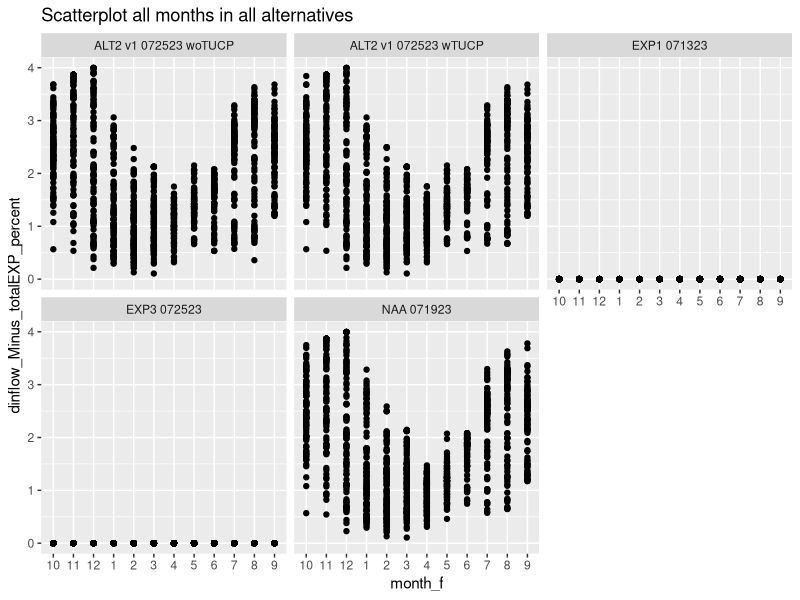
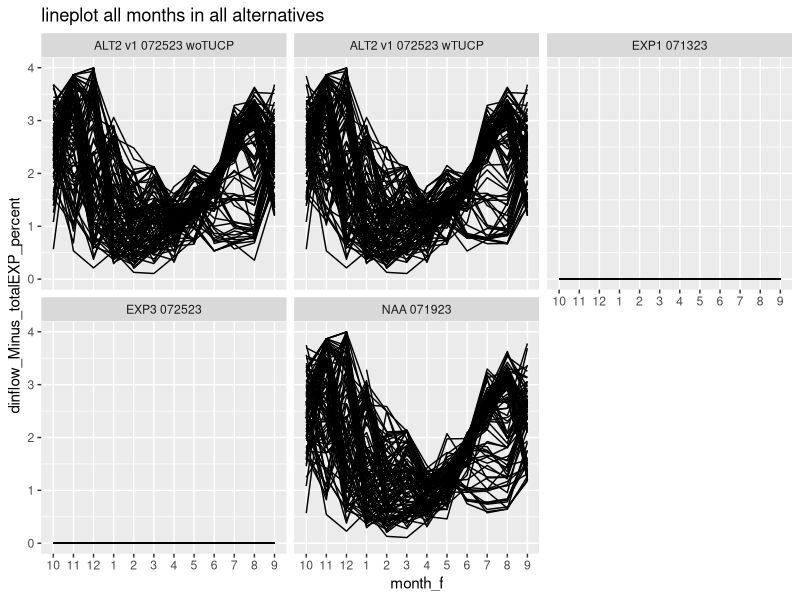
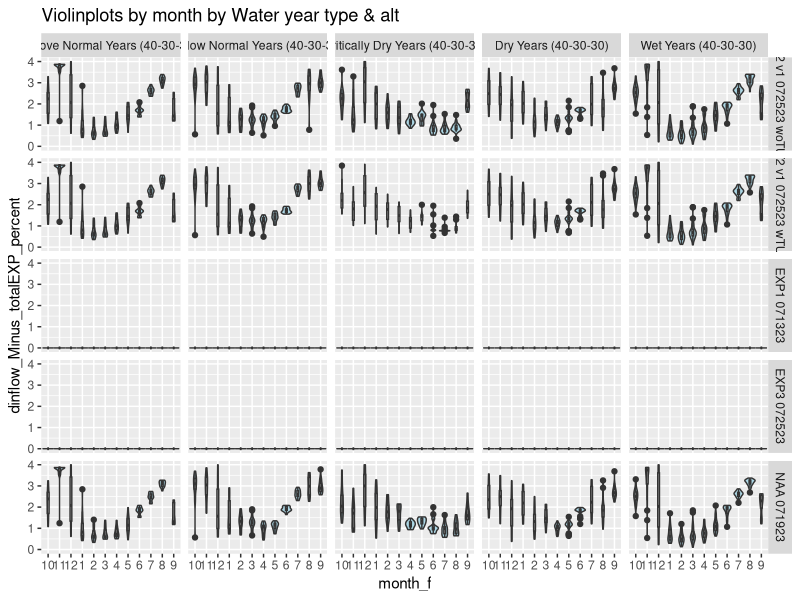
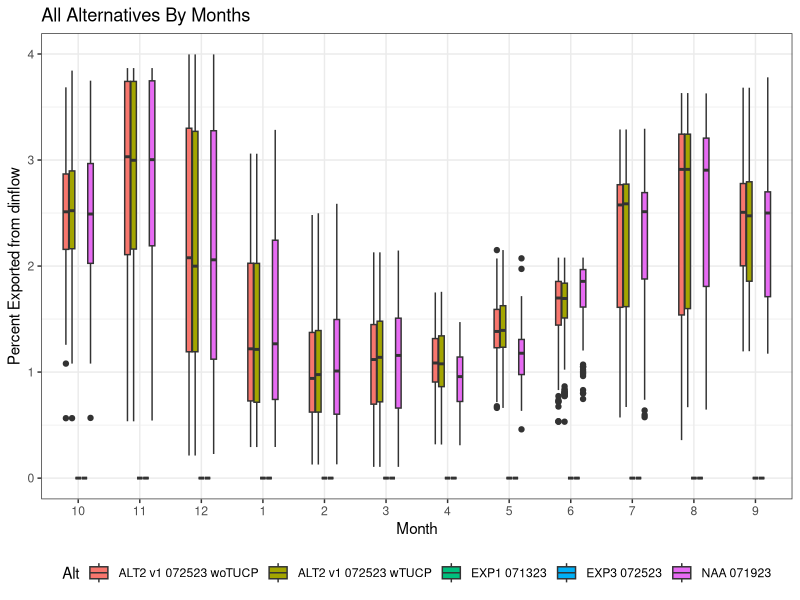
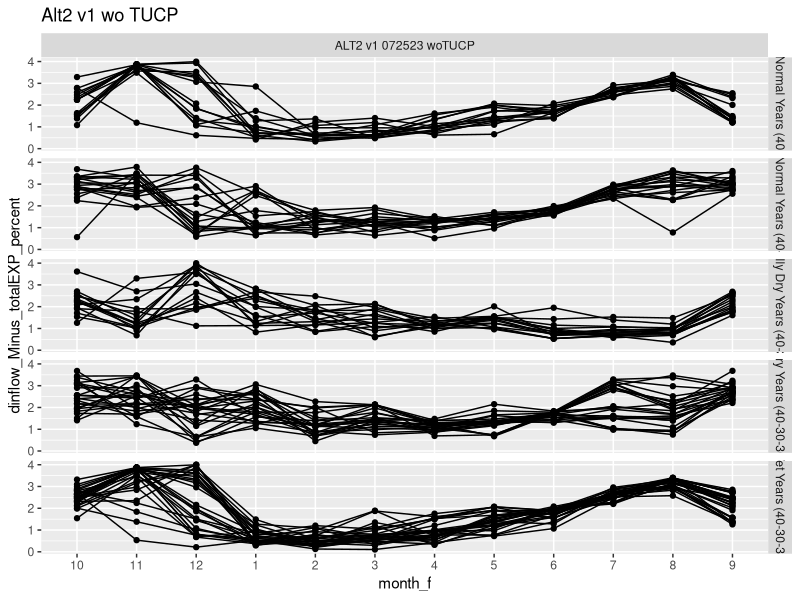
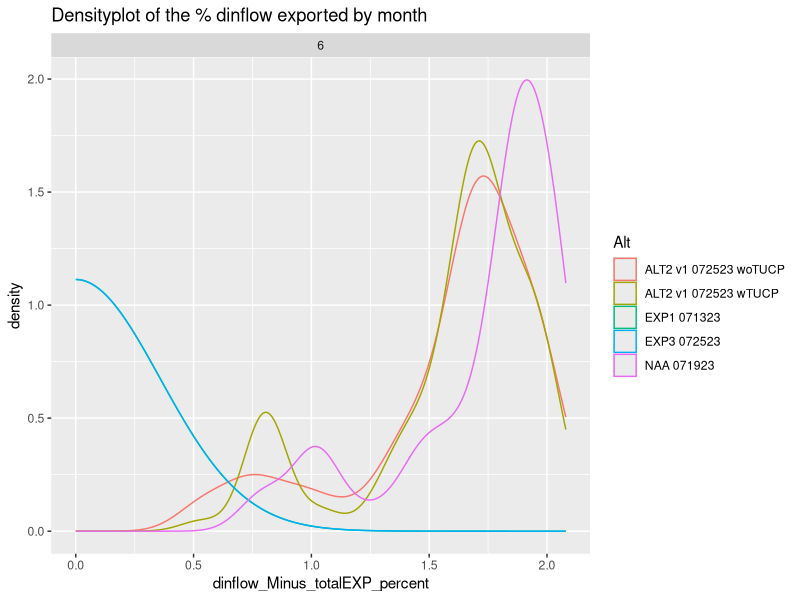
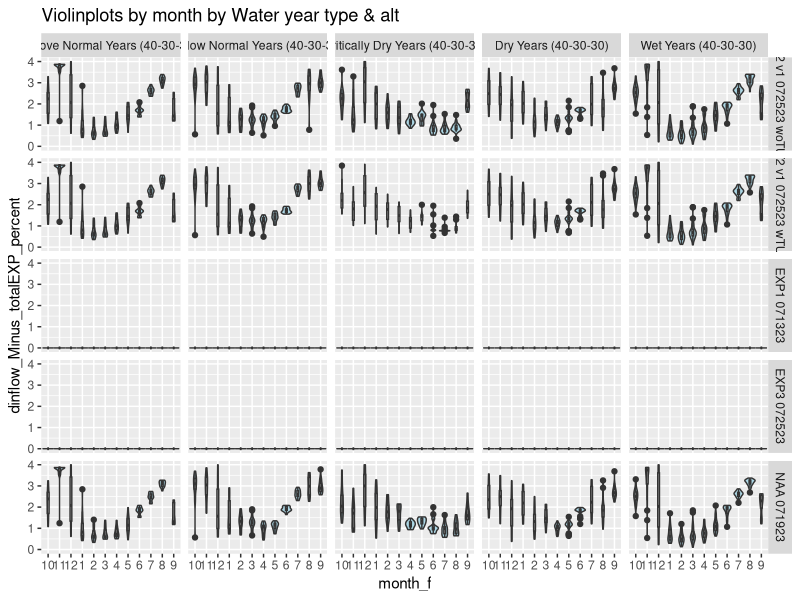
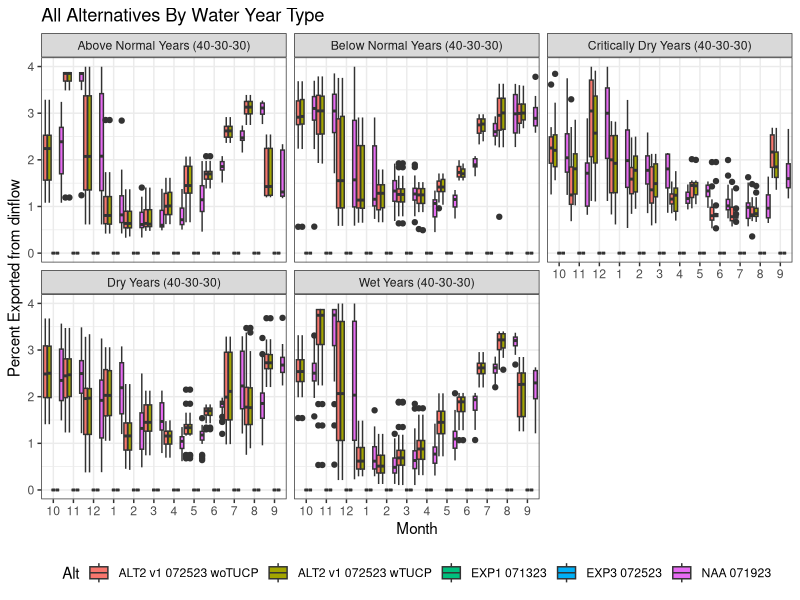

These charts were generated, in order, by the following R code:
#Script is part of the I. OMR Volumetric Influence line of evidence

#Purpose: Assemble data file for use in (file to be named later) from raw CAlSIM exported data

#Packages -----
library(tidyverse)
library(readr)

#load data files----

#Delta Outflow
DO_AllAlts <- read_csv("Data/DO_AllAlts.csv", 
                       col_types = cols(...1 = col_skip()))
#View(DO_AllAlts)

#Delta Exports
EXP_AllAlts <- read_csv("Data/EXP_AllAlts.csv", 
                        col_types = cols(...1 = col_skip()))
#View(EXP_AllAlts)

#North of Delta Inflow (dinflow)
dinflow_AllAlts <- read_csv("Data/dinflow_AllAlts.csv", 
                         col_types = cols(...1 = col_skip()))
#View(dinflow_AllAlts)

#water Year types (applies to all alternatives)
WYtype_All <- read_csv("Data/WYtype_All.csv", 
                       col_types = cols(...1 = col_skip()))
#View(WYtype_All)

#Combine data files----
DOtodinflow_join <- left_join(DO_AllAlts, dinflow_AllAlts, join_by(Alt, Date)) 

#view(DOtodinflow_join)

DOtodinflowtoEXP_join <- left_join(DOtodinflow_join, EXP_AllAlts, join_by(Alt, Date)) 

#view(DOtodinflowtoEXP_join)

DOtodinflowtoEXP_join$Date <- as.POSIXct(DOtodinflowtoEXP_join$Date)

DOtodinflowtoEXP_join <- DOtodinflowtoEXP_join %>% mutate(year = year(Date))

DOtodinflowtoEXPtoWY_join <- left_join(DOtodinflowtoEXP_join, WYtype_All, 
                                    join_by(year == Year_WY))
#view(DOtodinflowtoEXPtoWY_join)

#Data Analysis----

#Rename object for ease
vol_influ <- DOtodinflowtoEXPtoWY_join

#View(vol_influ)
#Manipulates the data table and created variables for the visualizations
vol_influ_diff <- vol_influ %>% 
  mutate(totalEXP = JonesExp + BanksExpSWP + BanksExpCVP) %>% 
  mutate(dinflow_Minus_totalEXP_CFS = dinflow - totalEXP) %>% 
  mutate(dinflow_Minus_totalEXP_percent = (totalEXP/dinflow)*100) %>% 
  mutate(month = month(Date)) %>%  
  mutate(month_f = factor(month, levels = c(10,11,12,1,2,3,4,5,6,7,8,9))) %>% 
  mutate(year = year(Date))
  
class(vol_influ_diff$month_f)
view(vol_influ_diff)

#Figures----

#scatter plot 
ggplot(vol_influ_diff, aes(x= month_f, y=dinflow_Minus_totalEXP_percent)) + 
  geom_point()+
  labs(title = "Scatterplot all months in all alternatives")+
  facet_wrap(~Alt)

ggplot(vol_influ_diff, aes(x= month_f, y=dinflow_Minus_totalEXP_percent, group = year)) + 
  geom_line()+
  labs(title = "lineplot all months in all alternatives")+
  facet_wrap(~Alt)

#Violinplots by month by Water year type & alt
ggplot(vol_influ_diff, aes(x=month_f, y=dinflow_Minus_totalEXP_percent)) + 
  geom_violin(fill = "light blue")+
  geom_boxplot(width=0.15)+
  labs(title = "Violinplots by month by Water year type & alt")+
  facet_grid(Alt~Wytype)

#box plot of all alternatives by month
ggplot(vol_influ_diff, aes(x=month_f, y=dinflow_Minus_totalEXP_percent, fill = Alt)) + 
  geom_boxplot(width=0.5)+
  labs(title = "All Alternatives By Months")+
  xlab("Month")+
  ylab("Percent Exported from dinflow")+
  theme_bw()+
  theme(legend.position = "bottom")



#filtered by alternative
Alt2v1woTUCP <- vol_influ_diff %>% filter(Alt == "ALT2 v1 072523 woTUCP")

ggplot(Alt2v1woTUCP, aes(x= month_f, y=dinflow_Minus_totalEXP_percent, group = year)) + 
  geom_line()+
  geom_point()+
  labs(title = "Alt2 v1 wo TUCP")+
  facet_grid(Wytype~ Alt)

#This plots the density curves of the monthly percentages across alternatives
#
# library(plyr)
# mu <- ddply(vol_influ_diff, "Alt", summarise, grp.mean=mean(dinflow_Minus_totalEXP_percent))
# 
# ggplot(vol_influ_diff, aes(x=dinflow_Minus_totalEXP_percent, color=Alt)) +
#   geom_density()+
#   #geom_vline(data=mu, aes(xintercept=grp.mean, color=Alt),linetype="dashed")+
#   labs(title = "Densityplot of the % dinflow exported by month")+
#   facet_wrap(~month_f)

filtered <- vol_influ_diff %>% filter(month_f == 6)
ggplot(filtered, aes(x=dinflow_Minus_totalEXP_percent, color=Alt)) +
  geom_density()+
  #geom_vline(data=mu, aes(xintercept=grp.mean, color=Alt),linetype="dashed")+
  labs(title = "Densityplot of the % dinflow exported by month")+
  facet_wrap(~month_f)

ggplot(vol_influ_diff, aes(x=month_f, y=dinflow_Minus_totalEXP_percent)) + 
  geom_violin(fill = "light blue")+
  geom_boxplot(width=0.15)+
  labs(title = "Violinplots by month by Water year type & alt")+
  facet_grid(Alt~Wytype)

#box plot of all alternatives by water year type
ggplot(vol_influ_diff, aes(x=month_f, y=dinflow_Minus_totalEXP_percent, fill = Alt)) + 
  geom_boxplot(width=1)+
  labs(title = "All Alternatives By Water Year Type")+
  xlab("Month")+
  ylab("Percent Exported from dinflow")+
  theme_bw()+
  theme(legend.position = "bottom")+
  facet_wrap(~Wytype)


ggplot(vol_influ_diff, aes(x=month_f, y=dinflow_Minus_totalEXP_percent, fill = Wytype)) + 
  geom_boxplot(width=1)+
  labs(title = "All Alternatives By Water Year Type")+
  xlab("Month")+
  ylab("Percent Exported from dinflow")+
  theme(legend.position = "bottom")+
  facet_wrap(~Alt)



ggplot(vol_influ_diff, aes(x=month_f, y=dinflow_Minus_totalEXP_percent, fill = Wytype)) + 
  geom_boxplot(width=1)+
  labs(title = "All Alternatives By Water Year Type")+
  theme(legend.position = "bottom")+
  facet_wrap(~Alt)

#filters to create a single figure for an alt
filtered2 <- vol_influ_diff %>% filter(Alt == "ALT2 v1 072523 wTUCP")
view(filtered2)
ggplot(filtered2, aes(x=month_f, y=dinflow_Minus_totalEXP_percent, fill = Wytype)) + 
  geom_boxplot(width=1)+
  labs(title = "ALT2 v1 072523 wTUCP")+
  theme(legend.position = "bottom")

#Table Construction ----

#This section will work on formatting a table for export to the documents.

View(vol_influ_diff)
colnames(vol_influ_diff)

#selects down to relevant columns
#generates a table of summary values
tbl <- vol_influ_diff %>% 
  select("Alt",                        
         "year", 
         "month",
         "Wytype", 
         "dinflow",
         "dinflow_Minus_totalEXP_percent") %>% 
  group_by(Alt, month) %>% 
  summarize(mean_dinflow = mean(dinflow),
            var_dinflow = var(dinflow),
            sd_dinflow = sd(dinflow), 
            .groups = "keep")

view(tbl)
#this table is formatted for export as a csv for manipulation in excel

expt_tbl <- tbl %>% 
  pivot_wider(names_from = Alt,
              values_from = c("mean_dinflow",
                              "var_dinflow",
                              "sd_dinflow"))
  
view(expt_tbl)

write_excel_csv(expt_tbl, "Data/tableforcopyandpaste.csv")

#list of column headers
# "Date",
# "DO",                         
# "Alt",                        
# "dinflow",                       
# "JonesExp",                   
# "BanksExpSWP" ,               
# "BanksExpCVP" ,               
# "year",                       
# "Code",                       
# "Wytype",                     
# "totalEXP",                   
# "dinflow_Minus_totalEXP_CFS",    
# "dinflow_Minus_totalEXP_percent",
# "month"

